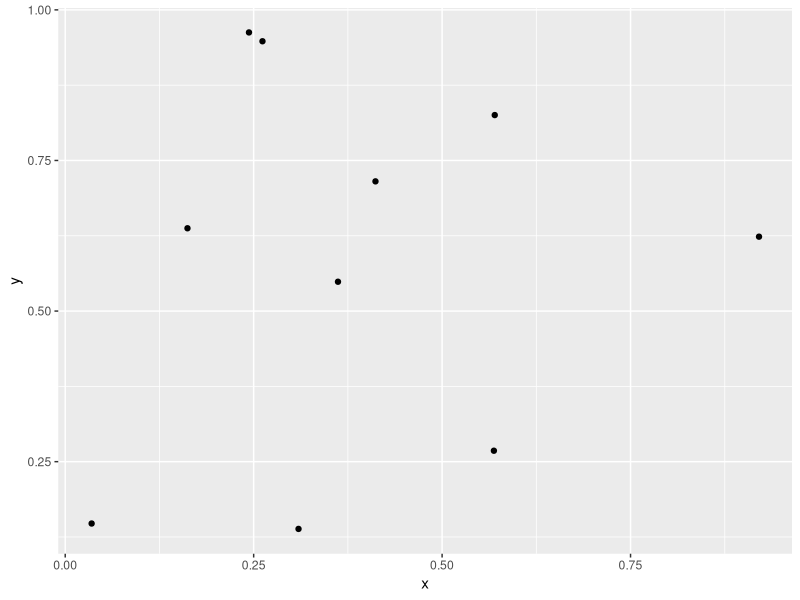

The R source for this figure:
## ---- chunk 1
print(
  "hello")
myfun = function(){
  return(100)
}
myfun()
## ---- chunk 2
library(ggplot2)
df = data.frame(x = runif(10),
                y = runif(10))
ggplot(df) +
  geom_point(aes(x = x, y = y))
# This is an R comment
